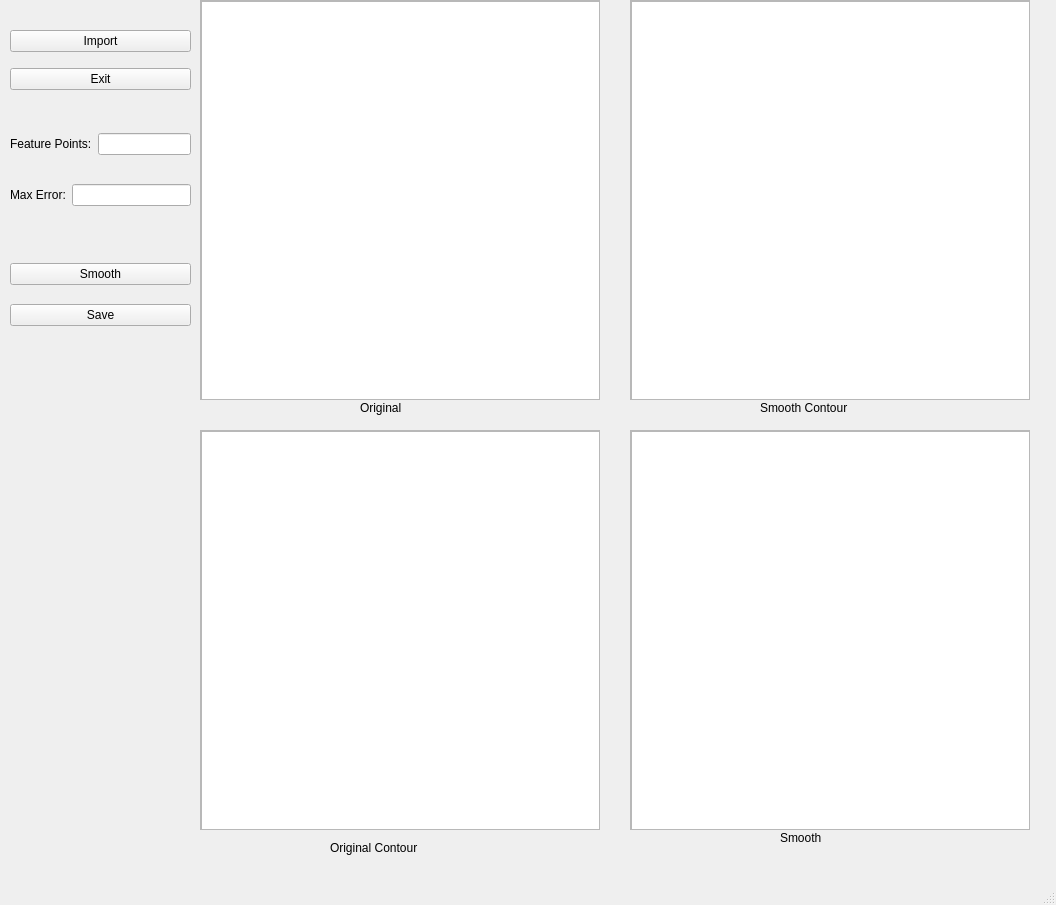
<?xml version="1.0" encoding="UTF-8"?>
<ui version="4.0">
 <class>MainWindow</class>
 <widget class="QMainWindow" name="MainWindow">
  <property name="geometry">
   <rect>
    <x>0</x>
    <y>0</y>
    <width>1056</width>
    <height>905</height>
   </rect>
  </property>
  <property name="windowTitle">
   <string>MainWindow</string>
  </property>
  <widget class="QWidget" name="centralwidget">
   <widget class="QScrollArea" name="scrollArea">
    <property name="geometry">
     <rect>
      <x>200</x>
      <y>0</y>
      <width>400</width>
      <height>400</height>
     </rect>
    </property>
    <property name="widgetResizable">
     <bool>true</bool>
    </property>
    <widget class="QWidget" name="scrollAreaWidgetContents">
     <property name="geometry">
      <rect>
       <x>0</x>
       <y>0</y>
       <width>398</width>
       <height>398</height>
      </rect>
     </property>
     <widget class="QGraphicsView" name="original_img_gview">
      <property name="geometry">
       <rect>
        <x>0</x>
        <y>0</y>
        <width>400</width>
        <height>400</height>
       </rect>
      </property>
     </widget>
    </widget>
   </widget>
   <widget class="QScrollArea" name="scrollArea_2">
    <property name="geometry">
     <rect>
      <x>630</x>
      <y>0</y>
      <width>400</width>
      <height>400</height>
     </rect>
    </property>
    <property name="widgetResizable">
     <bool>true</bool>
    </property>
    <widget class="QWidget" name="scrollAreaWidgetContents_2">
     <property name="geometry">
      <rect>
       <x>0</x>
       <y>0</y>
       <width>398</width>
       <height>398</height>
      </rect>
     </property>
     <widget class="QGraphicsView" name="smooth_img_gview">
      <property name="geometry">
       <rect>
        <x>0</x>
        <y>0</y>
        <width>400</width>
        <height>400</height>
       </rect>
      </property>
     </widget>
    </widget>
   </widget>
   <widget class="QScrollArea" name="scrollArea_3">
    <property name="geometry">
     <rect>
      <x>200</x>
      <y>430</y>
      <width>400</width>
      <height>400</height>
     </rect>
    </property>
    <property name="widgetResizable">
     <bool>true</bool>
    </property>
    <widget class="QWidget" name="scrollAreaWidgetContents_3">
     <property name="geometry">
      <rect>
       <x>0</x>
       <y>0</y>
       <width>398</width>
       <height>398</height>
      </rect>
     </property>
     <widget class="QGraphicsView" name="original_contour_gview">
      <property name="geometry">
       <rect>
        <x>0</x>
        <y>0</y>
        <width>400</width>
        <height>400</height>
       </rect>
      </property>
     </widget>
    </widget>
   </widget>
   <widget class="QScrollArea" name="scrollArea_4">
    <property name="geometry">
     <rect>
      <x>630</x>
      <y>430</y>
      <width>400</width>
      <height>400</height>
     </rect>
    </property>
    <property name="widgetResizable">
     <bool>true</bool>
    </property>
    <widget class="QWidget" name="scrollAreaWidgetContents_4">
     <property name="geometry">
      <rect>
       <x>0</x>
       <y>0</y>
       <width>398</width>
       <height>398</height>
      </rect>
     </property>
     <widget class="QGraphicsView" name="smooth_contour_gview">
      <property name="geometry">
       <rect>
        <x>0</x>
        <y>0</y>
        <width>400</width>
        <height>400</height>
       </rect>
      </property>
     </widget>
    </widget>
   </widget>
   <widget class="QLabel" name="label_2">
    <property name="geometry">
     <rect>
      <x>330</x>
      <y>840</y>
      <width>101</width>
      <height>16</height>
     </rect>
    </property>
    <property name="text">
     <string>Original Contour</string>
    </property>
   </widget>
   <widget class="QLabel" name="label_3">
    <property name="geometry">
     <rect>
      <x>760</x>
      <y>400</y>
      <width>101</width>
      <height>16</height>
     </rect>
    </property>
    <property name="text">
     <string>Smooth Contour</string>
    </property>
   </widget>
   <widget class="QLabel" name="label_4">
    <property name="geometry">
     <rect>
      <x>780</x>
      <y>830</y>
      <width>91</width>
      <height>16</height>
     </rect>
    </property>
    <property name="text">
     <string>Smooth</string>
    </property>
   </widget>
   <widget class="QWidget" name="verticalLayoutWidget">
    <property name="geometry">
     <rect>
      <x>10</x>
      <y>20</y>
      <width>181</width>
      <height>81</height>
     </rect>
    </property>
    <layout class="QVBoxLayout" name="verticalLayout">
     <item>
      <widget class="QPushButton" name="import_btn">
       <property name="text">
        <string>Import</string>
       </property>
      </widget>
     </item>
     <item>
      <widget class="QPushButton" name="exit_btn">
       <property name="text">
        <string>Exit</string>
       </property>
      </widget>
     </item>
    </layout>
   </widget>
   <widget class="QWidget" name="verticalLayoutWidget_2">
    <property name="geometry">
     <rect>
      <x>10</x>
      <y>110</y>
      <width>181</width>
      <height>121</height>
     </rect>
    </property>
    <layout class="QVBoxLayout" name="verticalLayout_2">
     <item>
      <layout class="QHBoxLayout" name="horizontalLayout_2">
       <item>
        <widget class="QLabel" name="label_5">
         <property name="text">
          <string>Feature Points:</string>
         </property>
        </widget>
       </item>
       <item>
        <widget class="QLineEdit" name="featurepts_ledit"/>
       </item>
      </layout>
     </item>
     <item>
      <layout class="QHBoxLayout" name="horizontalLayout_4">
       <item>
        <widget class="QLabel" name="label_6">
         <property name="text">
          <string>Max Error:</string>
         </property>
        </widget>
       </item>
       <item>
        <widget class="QLineEdit" name="maxerror_ledit"/>
       </item>
      </layout>
     </item>
    </layout>
   </widget>
   <widget class="QWidget" name="verticalLayoutWidget_3">
    <property name="geometry">
     <rect>
      <x>10</x>
      <y>250</y>
      <width>181</width>
      <height>91</height>
     </rect>
    </property>
    <layout class="QVBoxLayout" name="verticalLayout_3">
     <item>
      <widget class="QPushButton" name="smooth_btn">
       <property name="text">
        <string>Smooth</string>
       </property>
      </widget>
     </item>
     <item>
      <widget class="QPushButton" name="save_btn">
       <property name="text">
        <string>Save</string>
       </property>
      </widget>
     </item>
    </layout>
   </widget>
   <widget class="QLabel" name="label">
    <property name="geometry">
     <rect>
      <x>360</x>
      <y>400</y>
      <width>91</width>
      <height>16</height>
     </rect>
    </property>
    <property name="text">
     <string>Original </string>
    </property>
   </widget>
  </widget>
  <widget class="QMenuBar" name="menubar">
   <property name="geometry">
    <rect>
     <x>0</x>
     <y>0</y>
     <width>1056</width>
     <height>22</height>
    </rect>
   </property>
  </widget>
  <widget class="QStatusBar" name="statusbar"/>
 </widget>
 <resources/>
 <connections/>
</ui>
